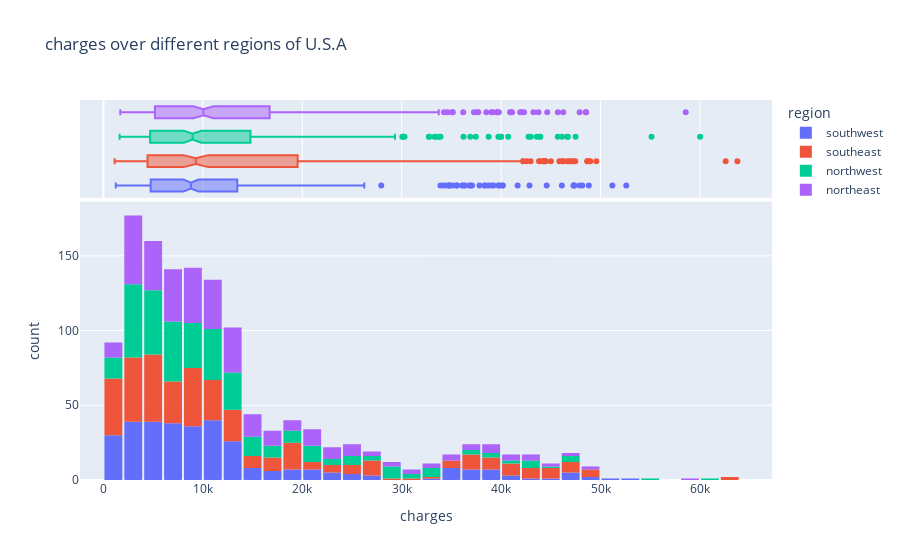

Notebook source saved alongside this figure:
### Code cell
fig = px.histogram(df,
                   x="charges",
                   marginal='box',
                   color="region",
                   title="charges over different regions of U.S.A")
fig.update_layout(bargap=0.1)
fig.show()

### Figure 1 — Plotly figure (JSON) as saved in the notebook; plotly's stock layout.template omitted (floating-point values rounded to 4 significant figures; data arrays with more than 128 entries replaced by an {"elided": "..."} marker saying what was removed)
{"data": [{"alignmentgroup": "True", "bingroup": "x", "hovertemplate": "region=southwest<br>charges=%{x}<br>count=%{y}<extra></extra>", "legendgroup": "southwest", "marker": {"color": "#636efa", "pattern": {"shape": ""}}, "name": "southwest", "offsetgroup": "southwest", "orientation": "v", "showlegend": true, "type": "histogram", "x": {"elided": "325 float values"}, "xaxis": "x", "yaxis": "y"}, {"alignmentgroup": "True", "hovertemplate": "region=southwest<br>charges=%{x}<extra></extra>", "legendgroup": "southwest", "marker": {"color": "#636efa"}, "name": "southwest", "notched": true, "offsetgroup": "southwest", "showlegend": false, "type": "box", "x": {"elided": "325 float values"}, "xaxis": "x2", "yaxis": "y2"}, {"alignmentgroup": "True", "bingroup": "x", "hovertemplate": "region=southeast<br>charges=%{x}<br>count=%{y}<extra></extra>", "legendgroup": "southeast", "marker": {"color": "#EF553B", "pattern": {"shape": ""}}, "name": "southeast", "offsetgroup": "southeast", "orientation": "v", "showlegend": true, "type": "histogram", "x": {"elided": "364 float values"}, "xaxis": "x", "yaxis": "y"}, {"alignmentgroup": "True", "hovertemplate": "region=southeast<br>charges=%{x}<extra></extra>", "legendgroup": "southeast", "marker": {"color": "#EF553B"}, "name": "southeast", "notched": true, "offsetgroup": "southeast", "showlegend": false, "type": "box", "x": {"elided": "364 float values"}, "xaxis": "x2", "yaxis": "y2"}, {"alignmentgroup": "True", "bingroup": "x", "hovertemplate": "region=northwest<br>charges=%{x}<br>count=%{y}<extra></extra>", "legendgroup": "northwest", "marker": {"color": "#00cc96", "pattern": {"shape": ""}}, "name": "northwest", "offsetgroup": "northwest", "orientation": "v", "showlegend": true, "type": "histogram", "x": {"elided": "325 float values"}, "xaxis": "x", "yaxis": "y"}, {"alignmentgroup": "True", "hovertemplate": "region=northwest<br>charges=%{x}<extra></extra>", "legendgroup": "northwest", "marker": {"color": "#00cc96"}, "name": "northwest", "notched": true, "offsetgroup": "northwest", "showlegend": false, "type": "box", "x": {"elided": "325 float values"}, "xaxis": "x2", "yaxis": "y2"}, {"alignmentgroup": "True", "bingroup": "x", "hovertemplate": "region=northeast<br>charges=%{x}<br>count=%{y}<extra></extra>", "legendgroup": "northeast", "marker": {"color": "#ab63fa", "pattern": {"shape": ""}}, "name": "northeast", "offsetgroup": "northeast", "orientation": "v", "showlegend": true, "type": "histogram", "x": {"elided": "324 float values"}, "xaxis": "x", "yaxis": "y"}, {"alignmentgroup": "True", "hovertemplate": "region=northeast<br>charges=%{x}<extra></extra>", "legendgroup": "northeast", "marker": {"color": "#ab63fa"}, "name": "northeast", "notched": true, "offsetgroup": "northeast", "showlegend": false, "type": "box", "x": {"elided": "324 float values"}, "xaxis": "x2", "yaxis": "y2"}], "layout": {"bargap": 0.1, "barmode": "relative", "legend": {"title": {"text": "region"}, "tracegroupgap": 0}, "title": {"text": "charges over different regions of U.S.A"}, "xaxis": {"anchor": "y", "domain": [0, 1], "title": {"text": "charges"}}, "xaxis2": {"anchor": "y2", "domain": [0, 1], "matches": "x", "showgrid": true, "showticklabels": false}, "yaxis": {"anchor": "x", "domain": [0, 0.7326], "title": {"text": "count"}}, "yaxis2": {"anchor": "x2", "domain": [0.7426, 1], "matches": "y2", "showgrid": false, "showline": false, "showticklabels": false, "ticks": ""}}}
